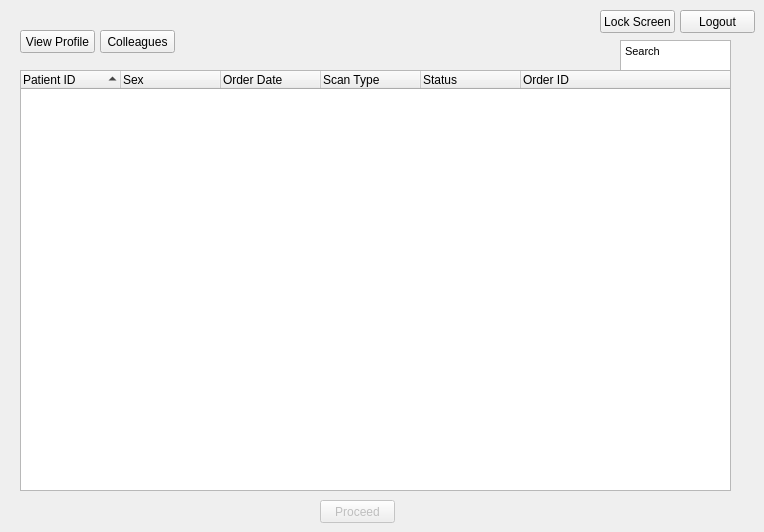
  <widget class="QWidget" name="page_rad_home">
   <widget class="QPushButton" name="page_rad_home_button_view_profile">
    <property name="geometry">
     <rect>
      <x>20</x>
      <y>30</y>
      <width>75</width>
      <height>23</height>
     </rect>
    </property>
    <property name="text">
     <string>View Profile</string>
    </property>
   </widget>
   <widget class="QPushButton" name="page_rad_home_button_colleagues">
    <property name="geometry">
     <rect>
      <x>100</x>
      <y>30</y>
      <width>75</width>
      <height>23</height>
     </rect>
    </property>
    <property name="text">
     <string>Colleagues</string>
    </property>
   </widget>
   <widget class="QPushButton" name="page_rad_home_button_logout">
    <property name="geometry">
     <rect>
      <x>680</x>
      <y>10</y>
      <width>75</width>
      <height>23</height>
     </rect>
    </property>
    <property name="text">
     <string>Logout</string>
    </property>
   </widget>
   <widget class="QPushButton" name="page_rad_home_button_lock_screen">
    <property name="geometry">
     <rect>
      <x>600</x>
      <y>10</y>
      <width>75</width>
      <height>23</height>
     </rect>
    </property>
    <property name="text">
     <string>Lock Screen</string>
    </property>
   </widget>
   <widget class="QTreeWidget" name="page_rad_home_patient_information">
    <property name="geometry">
     <rect>
      <x>20</x>
      <y>70</y>
      <width>711</width>
      <height>421</height>
     </rect>
    </property>
    <property name="minimumSize">
     <size>
      <width>371</width>
      <height>0</height>
     </size>
    </property>
    <property name="sortingEnabled">
     <bool>true</bool>
    </property>
    <column>
     <property name="text">
      <string>Patient ID</string>
     </property>
    </column>
    <column>
     <property name="text">
      <string>Sex</string>
     </property>
    </column>
    <column>
     <property name="text">
      <string>Order Date</string>
     </property>
    </column>
    <column>
     <property name="text">
      <string>Scan Type</string>
     </property>
    </column>
    <column>
     <property name="text">
      <string>Status</string>
     </property>
    </column>
    <column>
     <property name="text">
      <string>Order ID</string>
     </property>
    </column>
   </widget>
   <widget class="QPushButton" name="page_rad_home_button_proceed">
    <property name="enabled">
     <bool>false</bool>
    </property>
    <property name="geometry">
     <rect>
      <x>320</x>
      <y>500</y>
      <width>75</width>
      <height>23</height>
     </rect>
    </property>
    <property name="text">
     <string>Proceed</string>
    </property>
   </widget>
   <widget class="QTextEdit" name="page_rad_home_search_bar">
    <property name="geometry">
     <rect>
      <x>620</x>
      <y>40</y>
      <width>111</width>
      <height>31</height>
     </rect>
    </property>
    <property name="html">
     <string>&lt;!DOCTYPE HTML PUBLIC &quot;-//W3C//DTD HTML 4.0//EN&quot; &quot;http://www.w3.org/TR/REC-html40/strict.dtd&quot;&gt;
&lt;html&gt;&lt;head&gt;&lt;meta name=&quot;qrichtext&quot; content=&quot;1&quot; /&gt;&lt;style type=&quot;text/css&quot;&gt;
p, li { white-space: pre-wrap; }
&lt;/style&gt;&lt;/head&gt;&lt;body style=&quot; font-family:'MS Shell Dlg 2'; font-size:8.25pt; font-weight:400; font-style:normal;&quot;&gt;
&lt;p style=&quot; margin-top:0px; margin-bottom:0px; margin-left:0px; margin-right:0px; -qt-block-indent:0; text-indent:0px;&quot;&gt;Search&lt;/p&gt;&lt;/body&gt;&lt;/html&gt;</string>
    </property>
   </widget>
  </widget>
